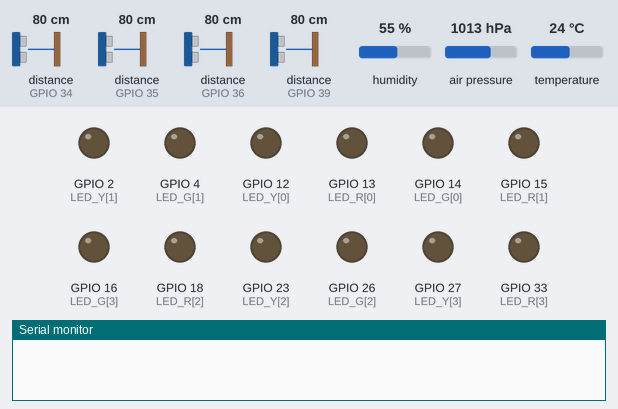
Bench run of a program on a simulated ESP32. Parts: output pins drawn as LEDs (lit = HIGH), the last lines printed to the serial monitor. Wiring (inferred from the names in the program): 4 × ultrasonic range finder: trigger GPIO 5, echo GPIO 34 / trigger GPIO 19, echo GPIO 35 / trigger GPIO 25, echo GPIO 36 / trigger GPIO 32, echo GPIO 39. Inputs (shaded band) come from the test bench; at power-on: distance to the obstacle (sensors on GPIO 34, GPIO 35, GPIO 36, GPIO 39) 80 cm, humidity 55 %, air pressure 1013 hPa, temperature 24 °C. The echo pulse lasts 58.3 µs per cm; WiFi joins after 1.5 s; servers stay silent unless stated; uploads are accepted with an empty reply; pins used as bus, display or sensor lines are not drawn.

Above: at 0.0 s.
At 2.1 s:
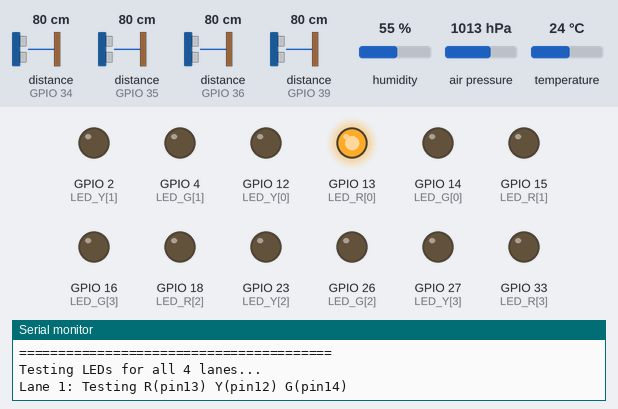
At 8.1 s:
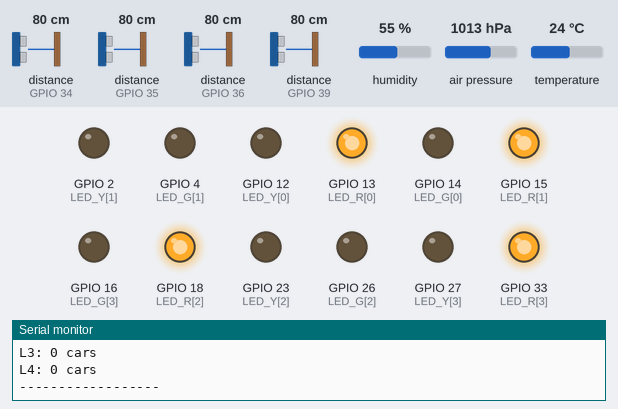
8.2 s: distance to the obstacle (sensor on GPIO 34) set to 2 cm
9.7 s: distance to the obstacle (sensor on GPIO 34) set to 18 cm
Timing chart, 0 to 12.7 s (numbered marks = the images above; inputs shaded):
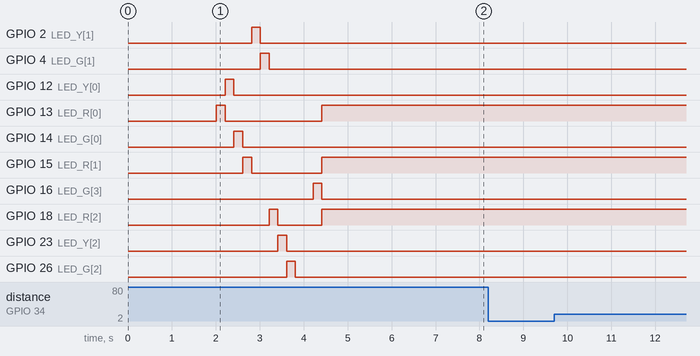

The program:

main.cpp
```cpp
#include <Arduino.h>
#include <WiFi.h>
#include <HTTPClient.h>
#include <ArduinoJson.h>
#include <Wire.h>
#include <Adafruit_Sensor.h>
#include <Adafruit_BME280.h>
#include "soc/soc.h"
#include "soc/rtc_cntl_reg.h"

// ===========================================================
// CONFIGURATION
// ===========================================================
#define ENABLE_WIFI true

// Per-lane detection thresholds (cm)
const int DETECTION_THRESHOLD[4] = {8, 5, 5, 5};

const char* ssid = "AJ";
const char* password = "#AJ787878";
String serverName = "http://10.210.43.197:5000/api/sensor-data";

// Ultrasonic Sensors - ALL 4 LANES
const int TRIG_PINS[4] = {5, 19, 25, 32};
const int ECHO_PINS[4] = {34, 35, 36, 39};

// BME280 Sensor
Adafruit_BME280 bme;
bool bmeFound = false;

// Traffic Light LEDs - ALL 4 LANES
// Lane 1: R=13, Y=12, G=14
// Lane 2: R=15, Y=2,  G=4
// Lane 3: R=18, Y=23, G=26
// Lane 4: R=33, Y=27, G=16
const int LED_R[4] = {13, 15, 18, 33};
const int LED_Y[4] = {12, 2, 23, 27};
const int LED_G[4] = {14, 4, 26, 16};

// ===========================================================
// CAR COUNTING STATE MACHINE
// ===========================================================
enum DetectionState { IDLE, CAR_PRESENT };
DetectionState laneState[4] = {IDLE, IDLE, IDLE, IDLE};

int carCount[4] = {0, 0, 0, 0};
unsigned long firstTriggered[4] = {0, 0, 0, 0};

// ===========================================================
// TRAFFIC LIGHT STATE MACHINE (Non-blocking!)
// ===========================================================
enum LightPhase { PHASE_IDLE, PHASE_GREEN, PHASE_YELLOW };
LightPhase currentPhase = PHASE_IDLE;
int activeLane = -1;
int laneToReset = -1;
unsigned long phaseStartTime = 0;
int greenDuration = 0;
const int YELLOW_DURATION = 3000;

// Timing
unsigned long lastSendTime = 0;
unsigned long sendInterval = 2000;
unsigned long lastReadTime = 0;
unsigned long readInterval = 5;

// Forward declarations
long readDistanceCM(int laneIndex);
void updateLaneState(int laneIndex, long distance);
void initWiFi();
bool sendDataToBackend(float temp, float humidity, float pressure);
void setAllRed();
void updateTrafficLights();
void startGreenPhase(int lane, int duration);
void printStatus();
void testLEDs();

void setup() {
  WRITE_PERI_REG(RTC_CNTL_BROWN_OUT_REG, 0);
  Serial.begin(115200);
  delay(2000);

  Serial.println("\n========================================");
  Serial.println("   SMART ROADS - CAR COUNTING MODE");
  Serial.println("========================================\n");

  // Initialize all pins
  for (int i = 0; i < 4; i++) {
    pinMode(TRIG_PINS[i], OUTPUT);
    pinMode(ECHO_PINS[i], INPUT);
    pinMode(LED_R[i], OUTPUT);
    pinMode(LED_Y[i], OUTPUT);
    pinMode(LED_G[i], OUTPUT);
  }

  // Test all LEDs at startup
  testLEDs();

  // Initialize BME280
  Wire.begin(21, 22);
  if (bme.begin(0x76) || bme.begin(0x77)) {
    bmeFound = true;
    Serial.println("BME280 found!");
  }

  #if ENABLE_WIFI
    delay(1000);
    initWiFi();
  #endif
}

void testLEDs() {
  Serial.println("Testing LEDs for all 4 lanes...");

  for (int i = 0; i < 4; i++) {
    Serial.printf("Lane %d: Testing R(pin%d) Y(pin%d) G(pin%d)\n",
                  i+1, LED_R[i], LED_Y[i], LED_G[i]);

    // Test RED
    digitalWrite(LED_R[i], HIGH);
    delay(200);
    digitalWrite(LED_R[i], LOW);

    // Test YELLOW
    digitalWrite(LED_Y[i], HIGH);
    delay(200);
    digitalWrite(LED_Y[i], LOW);

    // Test GREEN
    digitalWrite(LED_G[i], HIGH);
    delay(200);
    digitalWrite(LED_G[i], LOW);
  }

  setAllRed();
  Serial.println("LED test complete - all RED now\n");
}

void loop() {
  // ALWAYS read sensors
  if ((millis() - lastReadTime) >= readInterval) {
    for (int i = 0; i < 4; i++) {
      long distance = readDistanceCM(i);
      updateLaneState(i, distance);
    }
    lastReadTime = millis();
  }

  // Update traffic lights (non-blocking)
  updateTrafficLights();

  // Send data periodically
  if ((millis() - lastSendTime) >= sendInterval) {
    float temperature = bmeFound ? bme.readTemperature() : 0;
    float humidity = bmeFound ? bme.readHumidity() : 0;
    float pressure = bmeFound ? bme.readPressure() / 100.0F : 0;

    printStatus();

    #if ENABLE_WIFI
      if (WiFi.status() == WL_CONNECTED) {
        sendDataToBackend(temperature, humidity, pressure);
      } else {
        Serial.println("WiFi disconnected, reconnecting...");
        WiFi.reconnect();
      }
    #endif

    lastSendTime = millis();
  }
}

void updateTrafficLights() {
  if (currentPhase == PHASE_IDLE) return;

  unsigned long elapsed = millis() - phaseStartTime;

  if (currentPhase == PHASE_GREEN) {
    if (elapsed >= greenDuration) {
      currentPhase = PHASE_YELLOW;
      phaseStartTime = millis();
      digitalWrite(LED_G[activeLane], LOW);
      digitalWrite(LED_Y[activeLane], HIGH);
      Serial.printf("YELLOW Lane %d for 3s\n", activeLane + 1);
    }
  }
  else if (currentPhase == PHASE_YELLOW) {
    if (elapsed >= YELLOW_DURATION) {
      currentPhase = PHASE_IDLE;
      digitalWrite(LED_Y[activeLane], LOW);
      digitalWrite(LED_R[activeLane], HIGH);
      Serial.printf("RED Lane %d - Cycle complete\n", activeLane + 1);

      // Reset the lane counter now
      if (laneToReset >= 0 && laneToReset < 4) {
        Serial.printf("Resetting Lane %d count (was %d)\n", laneToReset + 1, carCount[laneToReset]);
        carCount[laneToReset] = 0;
        firstTriggered[laneToReset] = 0;
        laneToReset = -1;
      }
      activeLane = -1;
    }
  }
}

void startGreenPhase(int lane, int duration) {
  if (lane < 0 || lane >= 4) {
    Serial.printf("Invalid lane: %d\n", lane);
    return;
  }

  if (currentPhase != PHASE_IDLE) {
    Serial.println("Already in cycle, ignoring");
    return;
  }

  Serial.printf(">>> Starting GREEN for Lane %d, duration %ds <<<\n", lane + 1, duration);

  activeLane = lane;
  greenDuration = (duration - 3) * 1000;
  currentPhase = PHASE_GREEN;
  phaseStartTime = millis();

  // Set all RED first
  setAllRed();

  // Then set the active lane to GREEN
  digitalWrite(LED_R[lane], LOW);
  digitalWrite(LED_G[lane], HIGH);

  Serial.printf("GREEN Lane %d for %ds (pin %d HIGH)\n", lane + 1, duration - 3, LED_G[lane]);
}

long readDistanceCM(int laneIndex) {
  digitalWrite(TRIG_PINS[laneIndex], LOW);
  delayMicroseconds(2);
  digitalWrite(TRIG_PINS[laneIndex], HIGH);
  delayMicroseconds(10);
  digitalWrite(TRIG_PINS[laneIndex], LOW);

  long duration = pulseIn(ECHO_PINS[laneIndex], HIGH, 30000);
  if (duration == 0) return 999;
  return duration * 0.034 / 2;
}

void updateLaneState(int laneIndex, long distance) {
  int threshold = DETECTION_THRESHOLD[laneIndex];

  if (laneState[laneIndex] == IDLE && distance <= threshold && distance > 0) {
    laneState[laneIndex] = CAR_PRESENT;
    if (carCount[laneIndex] == 0 && firstTriggered[laneIndex] == 0) {
      firstTriggered[laneIndex] = millis();
    }
    Serial.printf("Car ENTERED Lane %d (dist: %ld cm)\n", laneIndex + 1, distance);
  }
  else if (laneState[laneIndex] == CAR_PRESENT && distance > threshold) {
    laneState[laneIndex] = IDLE;
    carCount[laneIndex]++;
    Serial.printf("Car EXITED Lane %d - Count: %d\n", laneIndex + 1, carCount[laneIndex]);
  }
}

void printStatus() {
  Serial.println("\n--- CAR COUNTS ---");
  for (int i = 0; i < 4; i++) {
    Serial.printf("L%d: %d cars\n", i + 1, carCount[i]);
  }
  if (currentPhase != PHASE_IDLE) {
    Serial.printf("Active: Lane %d (%s)\n", activeLane + 1,
                  currentPhase == PHASE_GREEN ? "GREEN" : "YELLOW");
  }
  Serial.println("------------------\n");
}

void initWiFi() {
  WiFi.disconnect(true);
  WiFi.mode(WIFI_STA);
  WiFi.setTxPower(WIFI_POWER_2dBm);
  WiFi.setSleep(false);

  Serial.printf("Connecting to %s", ssid);
  WiFi.begin(ssid, password);

  int attempts = 0;
  while (WiFi.status() != WL_CONNECTED && attempts < 30) {
    delay(500);
    Serial.print(".");
    attempts++;
  }

  if (WiFi.status() == WL_CONNECTED) {
    Serial.printf("\nConnected! IP: %s\n", WiFi.localIP().toString().c_str());
  } else {
    Serial.println("\nWiFi Failed");
  }
}

bool sendDataToBackend(float temp, float humidity, float pressure) {
  HTTPClient http;
  http.begin(serverName);
  http.addHeader("Content-Type", "application/json");
  http.setTimeout(5000);

  StaticJsonDocument<1024> doc;
  for (int i = 0; i < 4; i++) {
    String laneName = "lane" + String(i + 1);
    doc[laneName]["carCount"] = carCount[i];
    doc[laneName]["firstTriggered"] = firstTriggered[i];
  }
  if (bmeFound) {
    doc["temperature"] = temp;
    doc["humidity"] = humidity;
    doc["pressure"] = pressure;
  }

  String requestBody;
  serializeJson(doc, requestBody);

  int httpResponseCode = http.POST(requestBody);

  if (httpResponseCode > 0) {
    String response = http.getString();

    StaticJsonDocument<2048> responseDoc;
    if (!deserializeJson(responseDoc, response)) {
      if (responseDoc.containsKey("decision")) {
        const char* activeLaneStr = responseDoc["decision"]["activeLane"];
        int duration = responseDoc["decision"]["duration"];

        if (strcmp(activeLaneStr, "none") != 0) {
          int laneNum = activeLaneStr[4] - '1';
          Serial.printf("Decision: %s for %ds\n", activeLaneStr, duration);
          startGreenPhase(laneNum, duration);
        }
      }

      if (responseDoc.containsKey("decision") && responseDoc["decision"].containsKey("resetLane")) {
        int resetLane = responseDoc["decision"]["resetLane"];
        if (resetLane >= 1 && resetLane <= 4) {
          laneToReset = resetLane - 1;
          Serial.printf("Lane %d marked for reset\n", resetLane);
        }
      }
    }
    http.end();
    return true;
  } else {
    Serial.printf("Backend error: %d\n", httpResponseCode);
  }
  http.end();
  return false;
}

void setAllRed() {
  for (int i = 0; i < 4; i++) {
    digitalWrite(LED_R[i], HIGH);
    digitalWrite(LED_Y[i], LOW);
    digitalWrite(LED_G[i], LOW);
  }
}
```
